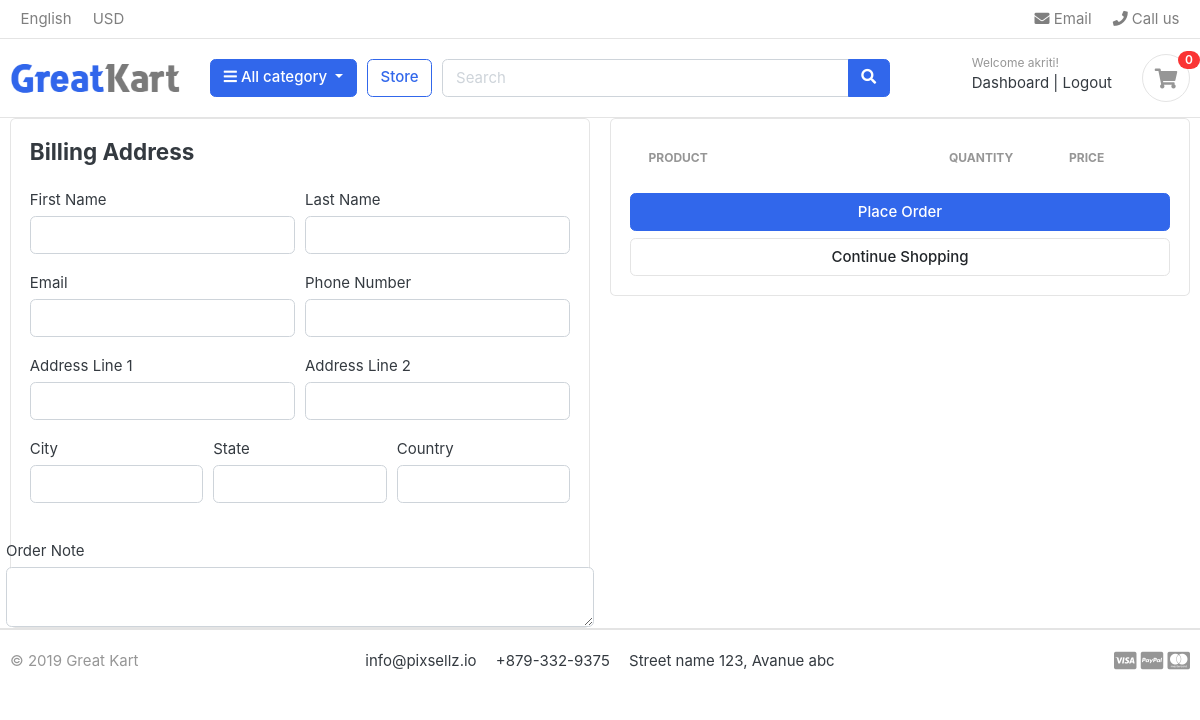
/cart/checkout/ (signed in), run on an earlier commit of the app's database.
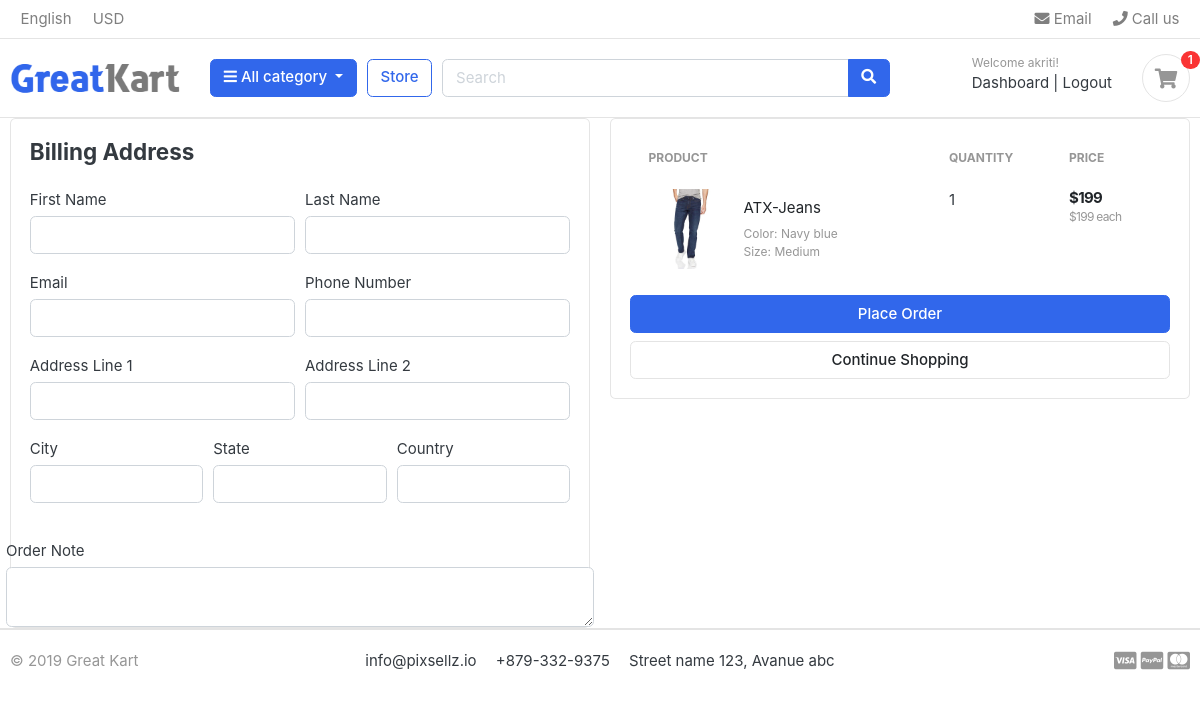
And on a later commit of the database.
### carts/models.py (models this page shows, shortened)
class CartItem(models.Model):
    user = models.ForeignKey(accounts, on_delete=models.CASCADE, null=True)
    product = models.ForeignKey(Product, on_delete=models.CASCADE)
    variations = models.ManyToManyField(variation, blank=True)
    cart = models.ForeignKey(Cart, on_delete=models.CASCADE, null=True)
    quantity = models.IntegerField()
    is_active = models.BooleanField(default=True)
    def sub_total(self):
        return self.product.price*self.quantity

### store/models.py (models this page shows, shortened)
class Product(models.Model):
    product_name = models.CharField(max_length=200, unique=True)
    slug = models.SlugField(max_length=200, unique=True)
    description = models.TextField(max_length=500, unique=True)
    price = models.IntegerField()
    images = models.ImageField(upload_to='products/')
    stock = models.IntegerField()
    is_available = models.BooleanField(default=True)
    category = models.ForeignKey(category, on_delete=models.CASCADE)
    created_date = models.DateTimeField(auto_now_add=True)
    modified_date = models.DateTimeField(auto_now=True)
    def get_url(self):
        return reverse('product_detail', args=[self.category.slug, self.slug])

class variation(models.Model):
    product = models.ForeignKey(Product, on_delete= models.CASCADE)
    variation_category = models.CharField(max_length=100, choices=variation_category_choice)
    variation_value = models.CharField(max_length=100)
    is_active = models.BooleanField(default=True)
    created_date = models.DateTimeField(auto_now=True)
    objects = variationManager()

### carts/views.py (the view)
# urls.py: path('checkout/', views.checkout, name='checkout'),
@login_required(login_url='login')
def checkout(request, total=0, quantity=0, cart_items=None):
    tax = 0
    grand_total = 0
    try:
        if request.user.is_authenticated:
            cart_items = CartItem.objects.filter(user=request.user, is_active=True)
        else:
            cart = Cart.objects.get(cart_id=_cart_id(request))
            cart_items = CartItem.objects.filter(cart=cart, is_active=True)
        for item in cart_items:
            total += item.product.price * item.quantity
            quantity += item.quantity
        tax = (2 * total) / 100
        grand_total = total + tax
    except ObjectDoesNotExist:
        pass
    context = {
        'total': total,
        'quantity': quantity,
        'cart_items': cart_items,
        'tax': tax,
        'grand_total': grand_total,
    }
    return render(request, 'store/checkout.html', context)

### carts/context_processors.py (called while the page is built)
def counter(request):
    cart_count = 0
    if 'admin' in request.path:
        return{}
    else:
        try:
            cart= Cart.objects.filter(cart_id=_cart_id(request))
            if request.user.is_authenticated:
                cart_items = CartItem.objects.all().filter(user=request.user)
            else:
                cart_items = CartItem.objects.all().filter(cart=cart[:1])
            for cart_item in cart_items:
                cart_count += cart_item.quantity
        except Cart.DoesNotExist:
            cart_count = 0
    return dict(cart_count=cart_count)

### carts/views.py (called while the page is built)
def _cart_id(request):
    cart = request.session.session_key
    if not cart:
        cart = request.session.create()
    return cart

### category/context_processors.py (called while the page is built)
def menu_links(request):
    links = category.objects.all()
    return dict(links=links)

### category/models.py (called while the page is built)
    def get_url(self):
            return reverse('products_by_category', args=[self.slug])

### trendza/templates/store/checkout.html (shortened to what the changed rows need)
{% extends 'base.html' %}
{% load static %}
{% block content %}
<section>
  <div class="container">
      <div class="row">
        <aside class="col-lg-6">
          <div class="card">
            <div class="card-body">
              <table class="table table-borderless table-shopping-cart">
              <thead class="text-muted">
                <tr class="small text-uppercase">
                  <th scope="col">Product</th>
                  <th scope="col" width="120">Quantity</th>
                  <th scope="col" width="120">Price</th>
                </tr>
              </thead>
              <tbody>
                {% for cart_item in cart_items %}
                <tr>
                  <td>
                    <figure class="itemside align-items-center">
                      <div class="aside">
                        <img src="{{ cart_item.product.images.url }}" class="img-sm">
                      </div>
                      <figcaption class="info">
                        <a href="{{ cart_item.product.get_url }}" class="title text-dark">{{ cart_item.product.product_name }}</a>
                        <p class="text-muted small">
                          {% if cart_item.variations.all %}
                            {% for item in cart_item.variations.all %}
                              {{ item.variation_category|capfirst }}: {{ item.variation_value|capfirst }}<br>
                            {% endfor %}
                          {% endif %}
                        </p>
                      </figcaption>
                    </figure>
                  </td>
                  <td>
                     <label for="">{{ cart_item.quantity }}</label>
                  </td>
                  <td>
                    <div class="price-wrap">
                      <var class="price">${{ cart_item.sub_total }}</var>
                      <small class="text-muted">${{ cart_item.product.price }} each</small>
                    </div>
                  </td>
                </tr>
                {% endfor %}
              </tbody>
            </table>
            </div>
          </div>
        </aside>
      </div>
  </div>
</section>
{%endblock%}

### trendza/templates/includes/navbar.html (shortened to what this page needs)
{% load static%}
<header class="section-header">
 <nav class="navbar p-md-0 navbar-expand-sm navbar-light border-bottom">
  <div class="container">
  <div class="collapse navbar-collapse" id="navbarTop4">
    <ul class="navbar-nav mr-auto">
    	<li class="nav-item dropdown">
		 	<a href="#" class="nav-link">English</a>
		</li>
		<li class="nav-item dropdown">
			<a href="#" class="nav-link">USD</a>
		</li>
    </ul>
    <ul class="navbar-nav">
		<li><a href="#" class="nav-link"><i class="fa fa-envelope"></i> Email</a></li>
		<li><a href="#" class="nav-link"><i class="fa fa-phone"></i> Call us</a></li>
	</ul>
  </div>
  </div>
 </nav>
<section class="header-main border-bottom">
<div class="container">
<div class="row align-items-center">
	<div class="col-lg-2 col-md-3 col-6">
		<a href="{% url 'home'%}" class="brand-wrap">
			<img class="logo" src="{% static 'images/logo.png' %}">
		</a>
	</div>
	<div class="col-lg col-sm col-md col-6 flex-grow-0">
		<div class="category-wrap dropdown d-inline-block float-right">
			<button type="button" class="btn btn-primary dropdown-toggle" data-toggle="dropdown">
				<i class="fa fa-bars"></i> All category
			</button>
		</div>
	</div>
	<a href="{% url 'store'%}" class="btn btn-outline-primary">Store</a>
	<div class="col-lg col-md-6 col-sm-12 col">
		<form action="{% url 'search'%}" class="search" method='GET'>
			<div class="input-group w-100">
			    <input type="text" class="form-control" style="width:60%;" placeholder="Search" name="keyword">
			    <div class="input-group-append">
			      <button class="btn btn-primary" type="submit">
			        <i class="fa fa-search"></i>
			      </button>
			    </div>
		    </div>
		</form>
	</div>
	<div class="col-lg-3 col-sm-6 col-8 order-2 order-lg-3">
		<div class="d-flex justify-content-end mb-3 mb-lg-0">
			{% if user.id is None%}
			<div class="widget-header">
				<small class="title text-muted">Welcome guest!</small>
				<div>
					<a href="{% url 'login'%}">Sign in</a> <span class="dark-transp"> | </span>
					<a href="{% url 'register'%}"> Register</a>
				</div>
			</div>
			{%else%}
			<div class="widget-header">
				<small class="title text-muted">Welcome {{user.first_name}}!</small>
				<div>
					<a href="{% url 'dashboard'%}">Dashboard</a> <span class="dark-transp"> | </span>
					<a href="{% url 'logout'%}"> Logout</a>
				</div>
			</div>
			{%endif%}
			<a href="{% url 'cart' %}" class="widget-header pl-3 ml-3">
				<div class="icon icon-sm rounded-circle border"><i class="fa fa-shopping-cart"></i></div>
				<span class="badge badge-pill badge-danger notify">{{cart_count}}</span>
			</a>
		</div>
	</div>
</div>
</div>
</section>
</header>

What changed in the data, as far as the page shows it:
added CartItem: product.images (picture), product.product_name "ATX-Jeans", quantity "1", sub_total "199", product.price "199"
now on this page (row unchanged): variation: variation_category "Color", variation_value "Navy blue"
now on this page (row unchanged): variation: variation_category "Size", variation_value "Medium"
Also different on the page:
{{ cart_count }}: "0" → "1"
